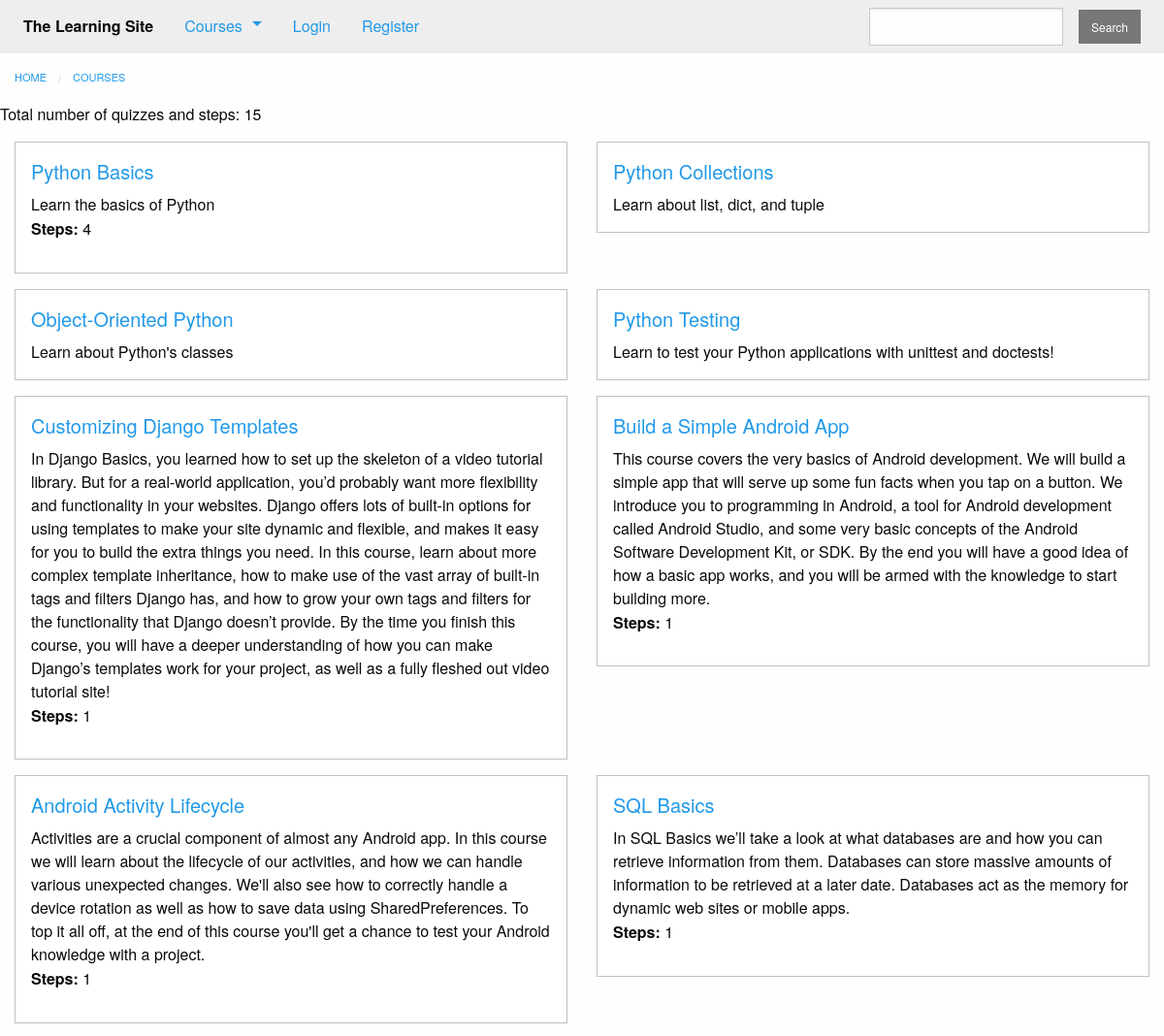
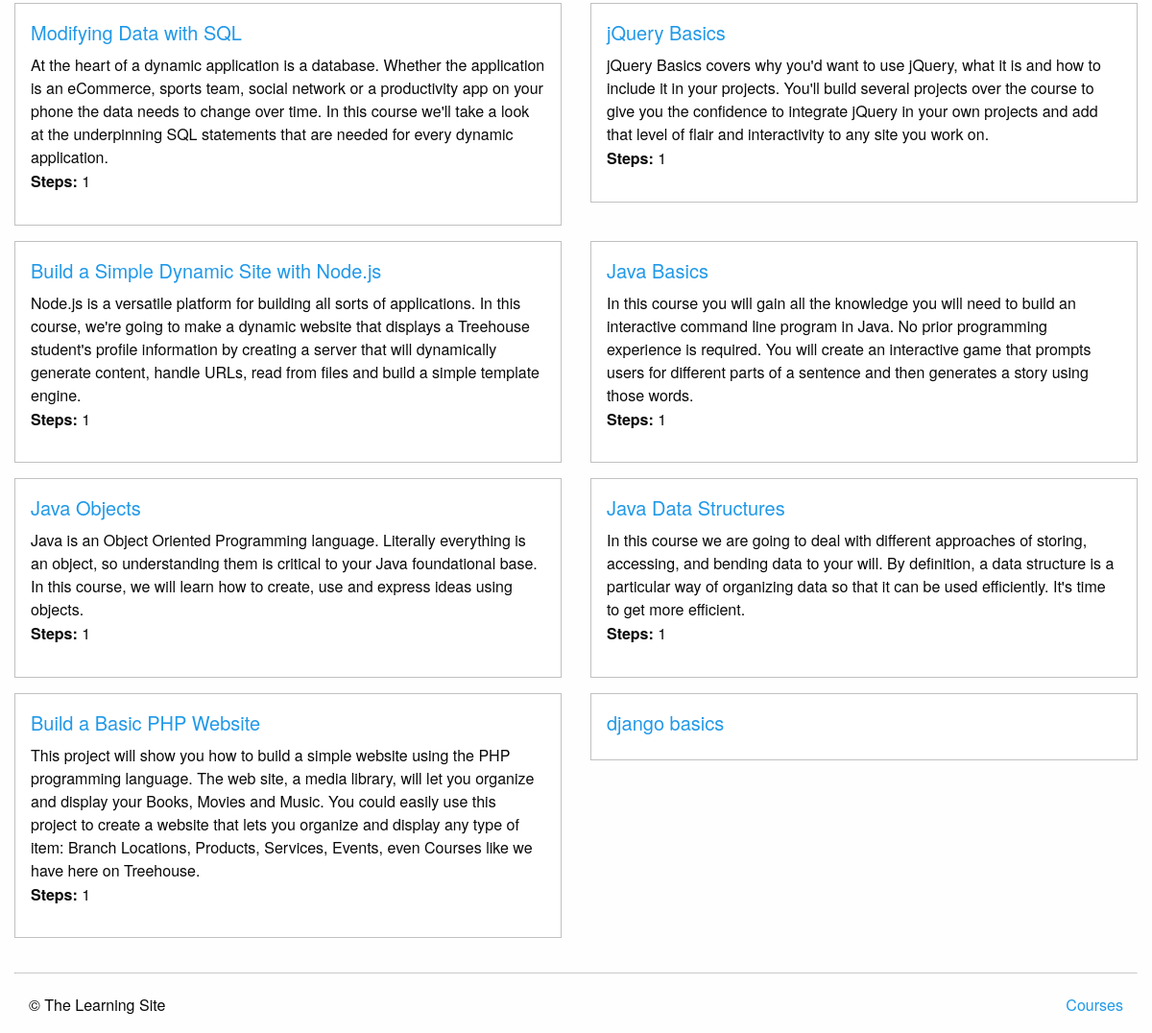
Page /courses/ on the committed database (2 pictures, top to bottom).
### courses/models.py (models this page shows, shortened)
class Course(models.Model):
    created_at = models.DateTimeField(auto_now_add=True)
    title = models.CharField(max_length=255)
    description = models.TextField()
    teacher = models.ForeignKey(User, on_delete=models.CASCADE)
    subject = models.CharField(default="", max_length=100)
    is_live = models.BooleanField(default=False)
    status = models.CharField(max_length=1, choices=STATUS_CHOICES, default='i')

### courses/views.py (the view)
# urls.py: path('', views.course_list, name='list'),
def course_list(request):
    courses = models.Course.objects.filter(
        is_live=True).annotate(
        total_steps=Count('text', distinct=True) + Count('quiz', distinct=True)
    )
    total = courses.aggregate(total=Sum('total_steps'))
    return render(request, 'courses/course_list.html', {'courses': courses,
                                                        'total': total})

### courses/templatetags/course_extras.py (called while the page is built)
@register.inclusion_tag('courses/course_nav.html')
def nav_courses_list():
    courses = Course.objects.filter(is_live=True).order_by('-created_at').values('id', 'title')[:5]
    return {'courses': courses}

### courses/templates/courses/course_list.html (shortened to what this page needs)
{% extends "courses/layout.html" %}
{% block content %}
    <div class="row columns">
        {{ block.super }}
    </div>
    <p>Total number of quizzes and steps: {{ total.total }}</p>
    <div class="row">
        {%  for course in courses %}
            <div class="small-6 columns">
                <div class="callout">
                    <h5><a href="{% url 'courses:detail' pk=course.pk %}">{{ course.title }}</a></h5>
                    <div class="card-copy">
                        {{ course.description }}
                        {% if course.total_steps %}
                            <p><strong>Steps:</strong> {{ course.total_steps }}</p>
                        {% endif %}
                    </div>
                </div>
            </div>
            {% if forloop.counter|divisibleby:"2" %}
                </div>
                <div class="row">
            {% endif %}
        {% endfor %}
    </div>
{% endblock %}

### courses/templates/courses/layout.html (shortened to what this page needs)
{% extends "layout.html" %}
{% block content %}
    <ul class="breadcrumbs">
        <li><a href="{% url 'home' %}">Home</a></li>
        <li><a href="{% url 'courses:list' %}">Courses</a></li>
    </ul>
{% endblock %}

### templates/layout.html (shortened to what this page needs)
<!doctype html>
{% load static from staticfiles %}
{% load course_extras %}
<html class="no-js" lang="en">
    <head>
        <link rel="stylesheet" href="{% static 'css/foundation.min.css' %}">
        <link rel="stylesheet" href="{% static 'css/layout.css' %}">
    </head>
    <body>
        <nav class="top-bar" role="navigation">
            <section class="top-bar-left">
                <ul class="dropdown menu" data-dropdown-menu role="menubar">
                    <li class="menu-text">The Learning Site</li>
                    <li class="has-submenu">
                        <a href="#">Courses</a>
                    {% if user.is_authenticated %}
                        <li><a href="{% url 'profile' %}">Profile</a></li>
                        <li><a href="{% url 'logout' %}">Logout</a></li>
                    {% else %}
                        <li><a href="{% url 'login' %}">Login</a></li>
                        <li><a href="{% url 'users:register' %}">Register</a></li>
                    {% endif %}
                    </li>
                </ul>
            </section>
            <section class="top-bar-right">
                <form action="{% url 'courses:search' %}" method="GET">
                    <ul class="menu">
                        <li><input type="search" name="q"></li>
                        <li><button type="button" class="secondary small button">Search</button></li>
                    </ul>
                </form>
            </section>
        </nav>
        {% block content %}{% endblock %}
        <footer class="row columns">
            <hr/>
            <div class="small-6 columns">
                <p>&copy; The Learning Site</p>
            </div>
            <div class="small-6 columns">
                <ul class="inline-list no-bullet float-right">
                    <li><a href="{% url 'courses:list' %}">Courses</a></li>
                </ul>
            </div>
        </footer>
    </body>
</html>

### assets/css/layout.css (style rules this page uses)
.top-bar { margin-bottom: 1rem; }

### rows in the picture
Course: title "Python Basics", description "Learn the basics of Python", total_steps "4"
Course: title "Python Collections", description "Learn about list, dict, and tuple"
Course: title "Object-Oriented Python", description "Learn about Python's classes"
Course: title "Python Testing", description "Learn to test your Python applications with unittest and doctests!"
Course: title "Customizing Django Templates", description "In Django Basics, you learned how to set up the skeleton of a video tutorial library. But for a real-world application, you’d probably want more flexibility and functionality in your websites. Django offers lots of built-in options for using templates to make your site dynamic and flexible, and makes it easy for you to build the extra things you need. In this course, learn about more complex template inheritance, how to make use of the vast array of built-in tags and filters Django has, and how to grow your own tags and filters for the functionality that Django doesn’t provide. By the time you finish this course, you will have a deeper understanding of how you can make Django’s templates…", total_steps "1"
Course: title "Build a Simple Android App", description "This course covers the very basics of Android development. We will build a simple app that will serve up some fun facts when you tap on a button. We introduce you to programming in Android, a tool for Android development called Android Studio, and some very basic concepts of the Android Software Development Kit, or SDK. By the end you will have a good idea of how a basic app works, and you will be armed with the knowledge to start building more.", total_steps "1"
Course: title "Android Activity Lifecycle", description "Activities are a crucial component of almost any Android app. In this course we will learn about the lifecycle of our activities, and how we can handle various unexpected changes. We'll also see how to correctly handle a device rotation as well as how to save data using SharedPreferences. To top it all off, at the end of this course you'll get a chance to test your Android knowledge with a project.", total_steps "1"
Course: title "SQL Basics", description "In SQL Basics we’ll take a look at what databases are and how you can retrieve information from them. Databases can store massive amounts of information to be retrieved at a later date. Databases act as the memory for dynamic web sites or mobile apps.", total_steps "1"
Course: title "Modifying Data with SQL", description "At the heart of a dynamic application is a database. Whether the application is an eCommerce, sports team, social network or a productivity app on your phone the data needs to change over time. In this course we'll take a look at the underpinning SQL statements that are needed for every dynamic application.", total_steps "1"
Course: title "jQuery Basics", description "jQuery Basics covers why you'd want to use jQuery, what it is and how to include it in your projects. You'll build several projects over the course to give you the confidence to integrate jQuery in your own projects and add that level of flair and interactivity to any site you work on.", total_steps "1"
Course: title "Build a Simple Dynamic Site with Node.js", description "Node.js is a versatile platform for building all sorts of applications. In this course, we're going to make a dynamic website that displays a Treehouse student's profile information by creating a server that will dynamically generate content, handle URLs, read from files and build a simple template engine.", total_steps "1"
Course: title "Java Basics", description "In this course you will gain all the knowledge you will need to build an interactive command line program in Java. No prior programming experience is required. You will create an interactive game that prompts users for different parts of a sentence and then generates a story using those words.", total_steps "1"
Course: title "Java Objects", description "Java is an Object Oriented Programming language. Literally everything is an object, so understanding them is critical to your Java foundational base. In this course, we will learn how to create, use and express ideas using objects.", total_steps "1"
Course: title "Java Data Structures", description "In this course we are going to deal with different approaches of storing, accessing, and bending data to your will. By definition, a data structure is a particular way of organizing data so that it can be used efficiently. It's time to get more efficient.", total_steps "1"
Course: title "Build a Basic PHP Website", description "This project will show you how to build a simple website using the PHP programming language. The web site, a media library, will let you organize and display your Books, Movies and Music. You could easily use this project to create a website that lets you organize and display any type of item: Branch Locations, Products, Services, Events, even Courses like we have here on Treehouse.", total_steps "1"
Course: title "django basics"

### other values in the picture
{{ total.total }} "15"
